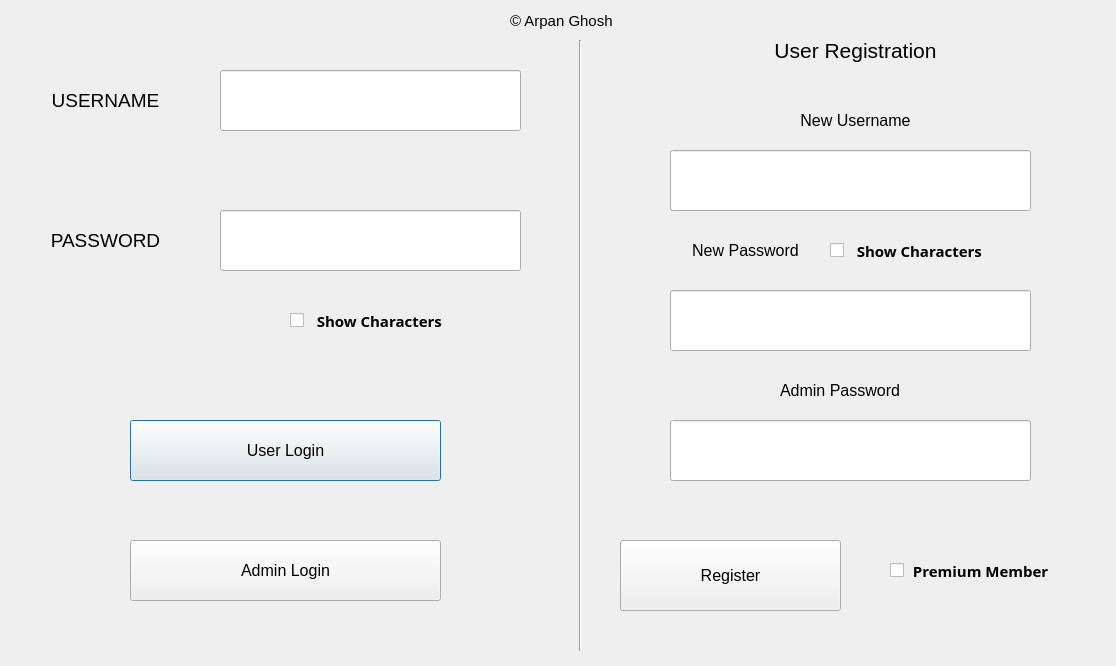
<?xml version="1.0" encoding="UTF-8"?>
<ui version="4.0">
 <class>Dialog</class>
 <widget class="QDialog" name="Dialog">
  <property name="geometry">
   <rect>
    <x>0</x>
    <y>0</y>
    <width>1116</width>
    <height>666</height>
   </rect>
  </property>
  <property name="windowTitle">
   <string>Dialog</string>
  </property>
  <widget class="QLabel" name="label">
   <property name="geometry">
    <rect>
     <x>20</x>
     <y>80</y>
     <width>171</width>
     <height>41</height>
    </rect>
   </property>
   <property name="font">
    <font>
     <pointsize>14</pointsize>
    </font>
   </property>
   <property name="text">
    <string>USERNAME</string>
   </property>
   <property name="alignment">
    <set>Qt::AlignCenter</set>
   </property>
  </widget>
  <widget class="Line" name="line">
   <property name="geometry">
    <rect>
     <x>570</x>
     <y>40</y>
     <width>20</width>
     <height>611</height>
    </rect>
   </property>
   <property name="orientation">
    <enum>Qt::Vertical</enum>
   </property>
  </widget>
  <widget class="QLabel" name="label_2">
   <property name="geometry">
    <rect>
     <x>30</x>
     <y>210</y>
     <width>151</width>
     <height>61</height>
    </rect>
   </property>
   <property name="font">
    <font>
     <pointsize>14</pointsize>
    </font>
   </property>
   <property name="text">
    <string>PASSWORD</string>
   </property>
   <property name="alignment">
    <set>Qt::AlignCenter</set>
   </property>
  </widget>
  <widget class="QLineEdit" name="lineEdit">
   <property name="geometry">
    <rect>
     <x>220</x>
     <y>70</y>
     <width>301</width>
     <height>61</height>
    </rect>
   </property>
  </widget>
  <widget class="QLineEdit" name="lineEdit_2">
   <property name="geometry">
    <rect>
     <x>220</x>
     <y>210</y>
     <width>301</width>
     <height>61</height>
    </rect>
   </property>
  </widget>
  <widget class="QPushButton" name="pushButton">
   <property name="geometry">
    <rect>
     <x>130</x>
     <y>420</y>
     <width>311</width>
     <height>61</height>
    </rect>
   </property>
   <property name="font">
    <font>
     <pointsize>12</pointsize>
    </font>
   </property>
   <property name="text">
    <string>User Login</string>
   </property>
  </widget>
  <widget class="QPushButton" name="pushButton_2">
   <property name="geometry">
    <rect>
     <x>130</x>
     <y>540</y>
     <width>311</width>
     <height>61</height>
    </rect>
   </property>
   <property name="font">
    <font>
     <pointsize>12</pointsize>
    </font>
   </property>
   <property name="text">
    <string>Admin Login</string>
   </property>
  </widget>
  <widget class="QCheckBox" name="checkBox">
   <property name="geometry">
    <rect>
     <x>290</x>
     <y>300</y>
     <width>181</width>
     <height>41</height>
    </rect>
   </property>
   <property name="font">
    <font>
     <family>Segoe UI Semibold</family>
     <pointsize>11</pointsize>
     <weight>75</weight>
     <bold>true</bold>
    </font>
   </property>
   <property name="text">
    <string>  Show Characters</string>
   </property>
  </widget>
  <widget class="QLabel" name="label_3">
   <property name="geometry">
    <rect>
     <x>750</x>
     <y>20</y>
     <width>211</width>
     <height>61</height>
    </rect>
   </property>
   <property name="font">
    <font>
     <pointsize>16</pointsize>
    </font>
   </property>
   <property name="text">
    <string>User Registration</string>
   </property>
   <property name="alignment">
    <set>Qt::AlignCenter</set>
   </property>
  </widget>
  <widget class="QLineEdit" name="lineEdit_3">
   <property name="geometry">
    <rect>
     <x>670</x>
     <y>290</y>
     <width>361</width>
     <height>61</height>
    </rect>
   </property>
  </widget>
  <widget class="QLabel" name="label_4">
   <property name="geometry">
    <rect>
     <x>770</x>
     <y>100</y>
     <width>171</width>
     <height>41</height>
    </rect>
   </property>
   <property name="font">
    <font>
     <pointsize>12</pointsize>
    </font>
   </property>
   <property name="text">
    <string>New Username</string>
   </property>
   <property name="alignment">
    <set>Qt::AlignCenter</set>
   </property>
  </widget>
  <widget class="QLineEdit" name="lineEdit_4">
   <property name="geometry">
    <rect>
     <x>670</x>
     <y>150</y>
     <width>361</width>
     <height>61</height>
    </rect>
   </property>
  </widget>
  <widget class="QLabel" name="label_5">
   <property name="geometry">
    <rect>
     <x>670</x>
     <y>220</y>
     <width>151</width>
     <height>61</height>
    </rect>
   </property>
   <property name="font">
    <font>
     <pointsize>12</pointsize>
    </font>
   </property>
   <property name="text">
    <string>New Password</string>
   </property>
   <property name="alignment">
    <set>Qt::AlignCenter</set>
   </property>
  </widget>
  <widget class="QLabel" name="label_6">
   <property name="geometry">
    <rect>
     <x>780</x>
     <y>370</y>
     <width>161</width>
     <height>41</height>
    </rect>
   </property>
   <property name="font">
    <font>
     <pointsize>12</pointsize>
    </font>
   </property>
   <property name="text">
    <string>Admin Password</string>
   </property>
  </widget>
  <widget class="QLineEdit" name="lineEdit_5">
   <property name="geometry">
    <rect>
     <x>670</x>
     <y>420</y>
     <width>361</width>
     <height>61</height>
    </rect>
   </property>
  </widget>
  <widget class="QPushButton" name="pushButton_3">
   <property name="geometry">
    <rect>
     <x>620</x>
     <y>540</y>
     <width>221</width>
     <height>71</height>
    </rect>
   </property>
   <property name="font">
    <font>
     <pointsize>12</pointsize>
    </font>
   </property>
   <property name="text">
    <string>Register</string>
   </property>
  </widget>
  <widget class="QCheckBox" name="checkBox_2">
   <property name="geometry">
    <rect>
     <x>830</x>
     <y>230</y>
     <width>181</width>
     <height>41</height>
    </rect>
   </property>
   <property name="font">
    <font>
     <family>Segoe UI Semibold</family>
     <pointsize>11</pointsize>
     <weight>75</weight>
     <bold>true</bold>
    </font>
   </property>
   <property name="text">
    <string>  Show Characters</string>
   </property>
  </widget>
  <widget class="QLabel" name="label_7">
   <property name="geometry">
    <rect>
     <x>510</x>
     <y>0</y>
     <width>181</width>
     <height>41</height>
    </rect>
   </property>
   <property name="font">
    <font>
     <pointsize>11</pointsize>
    </font>
   </property>
   <property name="text">
    <string>© Arpan Ghosh</string>
   </property>
  </widget>
  <widget class="QCheckBox" name="checkBox_3">
   <property name="geometry">
    <rect>
     <x>890</x>
     <y>550</y>
     <width>181</width>
     <height>41</height>
    </rect>
   </property>
   <property name="font">
    <font>
     <family>Segoe UI Semibold</family>
     <pointsize>11</pointsize>
     <weight>75</weight>
     <bold>true</bold>
    </font>
   </property>
   <property name="text">
    <string> Premium Member</string>
   </property>
  </widget>
 </widget>
 <resources/>
 <connections/>
</ui>
